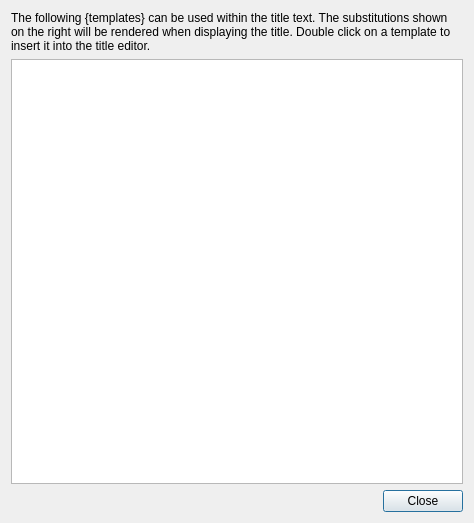
<?xml version="1.0" encoding="UTF-8"?>
<ui version="4.0">
 <class>TitleInfoDialog</class>
 <widget class="QDialog" name="TitleInfoDialog">
  <property name="geometry">
   <rect>
    <x>0</x>
    <y>0</y>
    <width>474</width>
    <height>523</height>
   </rect>
  </property>
  <property name="windowTitle">
   <string>Title Template Info</string>
  </property>
  <layout class="QVBoxLayout" name="verticalLayout">
   <item>
    <widget class="QLabel" name="info_label">
     <property name="text">
      <string>The following {templates} can be used within the title text. The substitutions shown on the right will be rendered when displaying the title. Double click on a template to insert it into the title editor.</string>
     </property>
     <property name="textFormat">
      <enum>Qt::PlainText</enum>
     </property>
     <property name="wordWrap">
      <bool>true</bool>
     </property>
    </widget>
   </item>
   <item>
    <widget class="QTreeWidget" name="template_list">
     <property name="editTriggers">
      <set>QAbstractItemView::NoEditTriggers</set>
     </property>
     <property name="alternatingRowColors">
      <bool>true</bool>
     </property>
     <property name="indentation">
      <number>0</number>
     </property>
     <property name="itemsExpandable">
      <bool>false</bool>
     </property>
     <property name="expandsOnDoubleClick">
      <bool>false</bool>
     </property>
     <property name="columnCount">
      <number>0</number>
     </property>
     <attribute name="headerDefaultSectionSize">
      <number>200</number>
     </attribute>
    </widget>
   </item>
   <item>
    <widget class="QDialogButtonBox" name="button_box">
     <property name="orientation">
      <enum>Qt::Horizontal</enum>
     </property>
     <property name="standardButtons">
      <set>QDialogButtonBox::Close</set>
     </property>
    </widget>
   </item>
  </layout>
 </widget>
 <tabstops>
  <tabstop>template_list</tabstop>
  <tabstop>button_box</tabstop>
 </tabstops>
 <resources/>
 <connections>
  <connection>
   <sender>button_box</sender>
   <signal>accepted()</signal>
   <receiver>TitleInfoDialog</receiver>
   <slot>accept()</slot>
   <hints>
    <hint type="sourcelabel">
     <x>227</x>
     <y>501</y>
    </hint>
    <hint type="destinationlabel">
     <x>157</x>
     <y>274</y>
    </hint>
   </hints>
  </connection>
  <connection>
   <sender>button_box</sender>
   <signal>rejected()</signal>
   <receiver>TitleInfoDialog</receiver>
   <slot>reject()</slot>
   <hints>
    <hint type="sourcelabel">
     <x>295</x>
     <y>507</y>
    </hint>
    <hint type="destinationlabel">
     <x>286</x>
     <y>274</y>
    </hint>
   </hints>
  </connection>
 </connections>
</ui>
